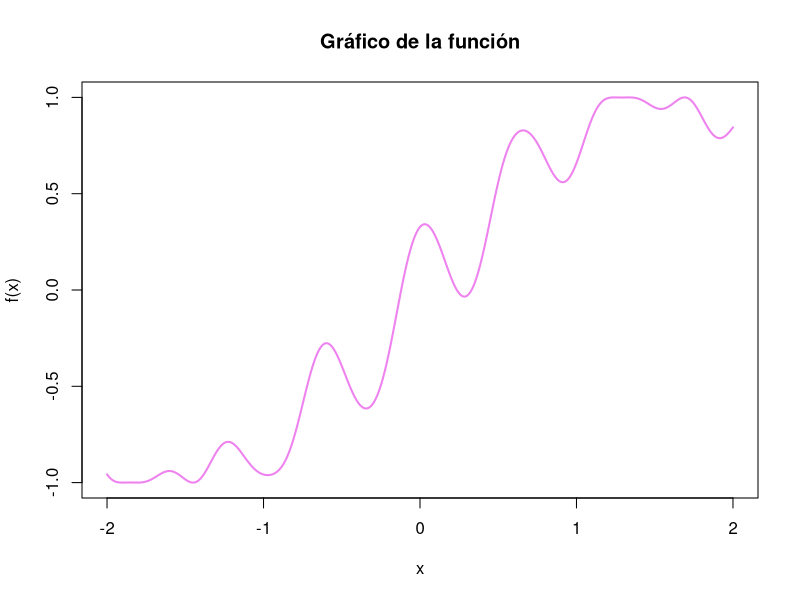
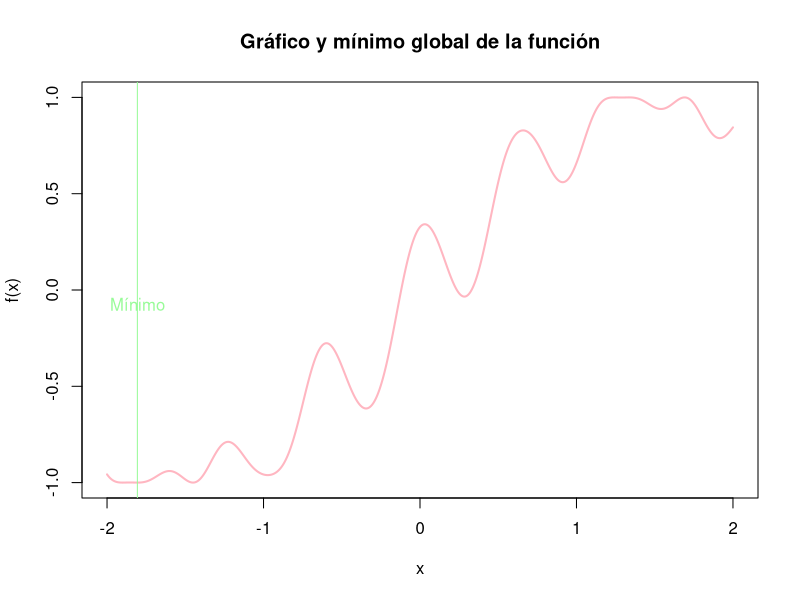
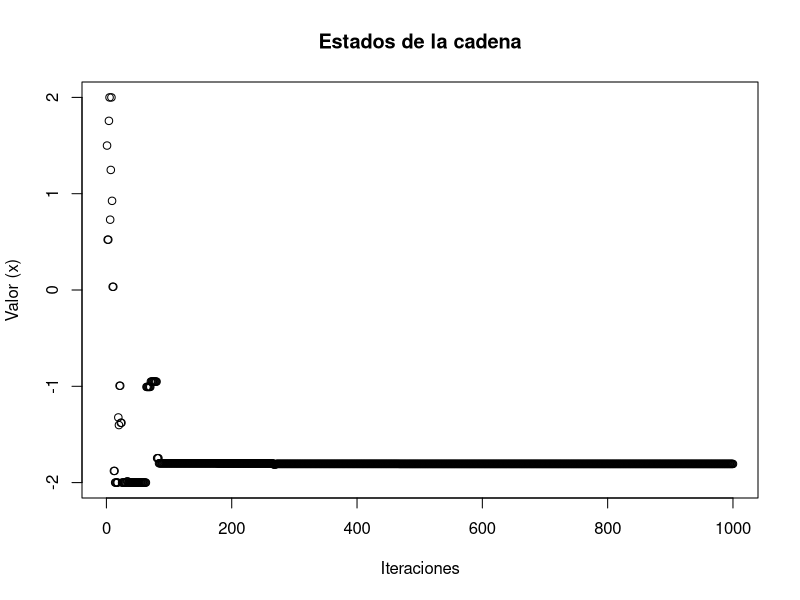
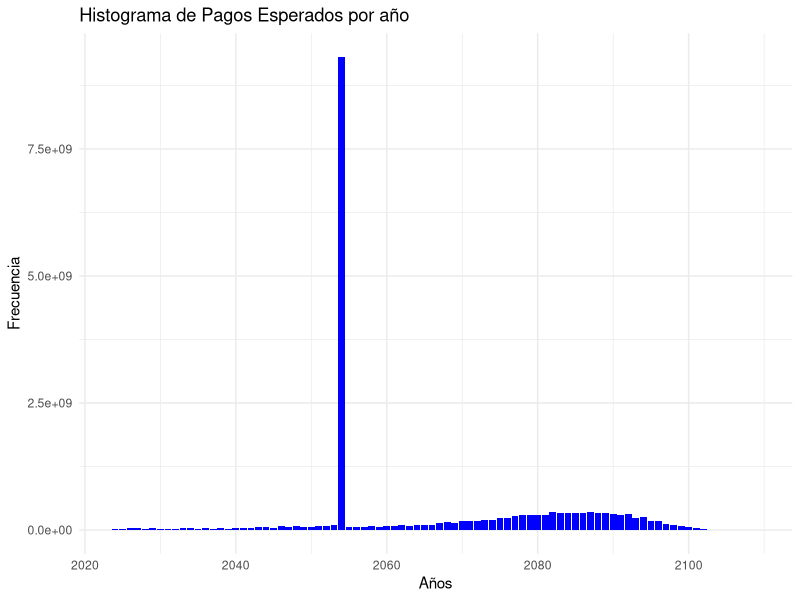
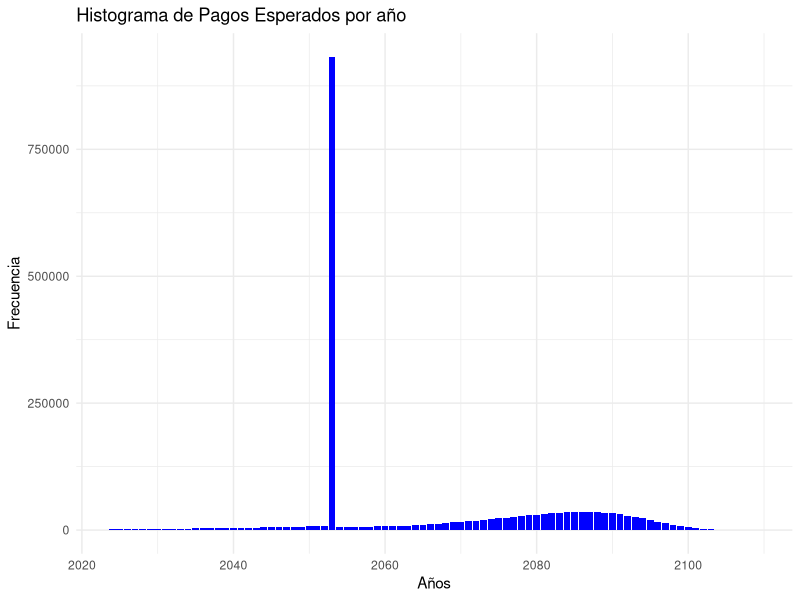
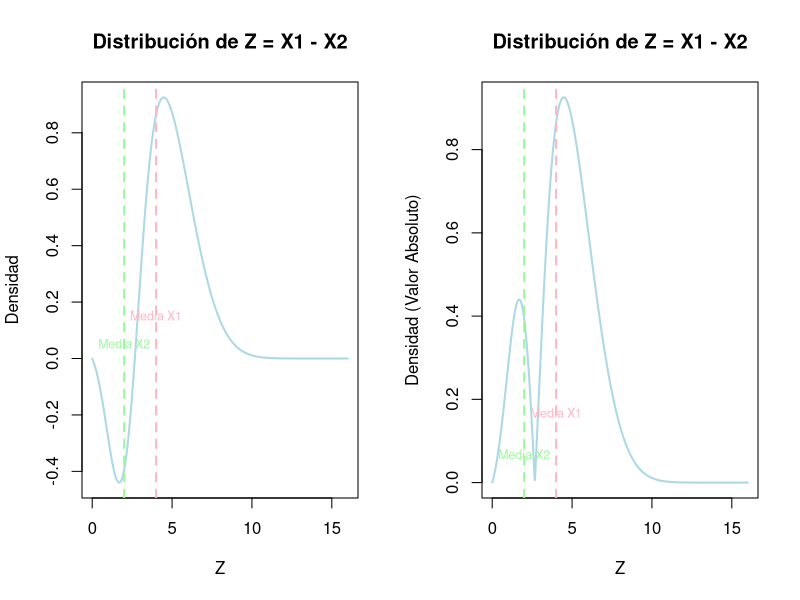
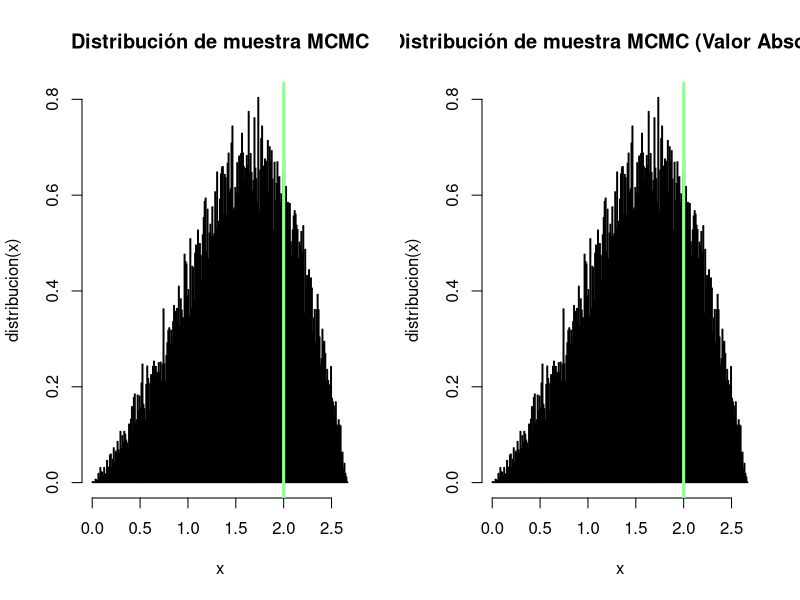
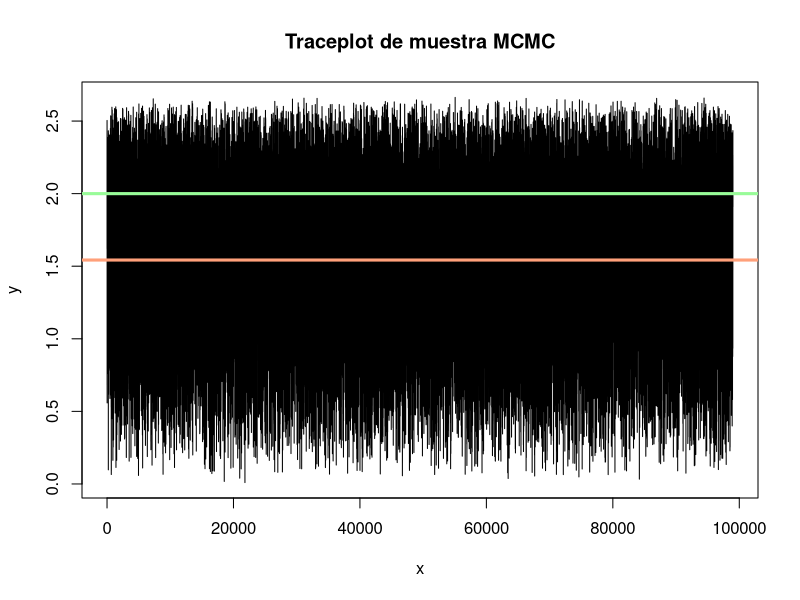

These figures' R source, in order:
## ---- chunk 1
knitr::opts_chunk$set(echo = TRUE)
## ---- chunk 2
library(tidyverse)
library(readxl)
## ---- chunk 3

#--Estimación de función de distribución mediante integración por Montecarlo--

set.seed(2901)
n <- 10^4 #tamaño de la muestra

X <- rnorm(n, 0.5, sqrt(0.5))

f <- dnorm(X, 0.5, sqrt(0.5))

valor_estimado_1 <- mean(f)

valor_real <- pnorm(-5, 0.5, sqrt(0.5))

comparacion <- data.frame("Estimación" = valor_estimado_1, "Valor real" = valor_real)

print(comparacion)
## ---- chunk 4

#--Estimación de función de distribución mediante Muestreo por Importancia--

A <- rexp(n)+6 #datos aleatorios mayores a 6 con distribución exponencial

w <- dnorm(A, 0.5, sqrt(0.5)) / dexp(A-6)

valor_estimado <- mean(w)

resumen <- data.frame("Estimación" = valor_estimado, "Valor real" = valor_real)

print(resumen)
## ---- chunk 5
error_absoluto <- abs(valor_estimado-valor_real)
## ---- chunk 6
fx <- function(x){sin(x + (cos(10*x)/3))} 
curve(fx,col="violet",lwd=2,from=-2,to = 2,n=1000,ylab="f(x)")
title("Gráfico de la función")
## ---- chunk 7
recalentamiento_simulado <- function(f,alpha=0.5,s0=0,niter,mini=-Inf,maxi=Inf){ 
  s_n <- s0 
  estados <- rep(0,niter) 
  iter_count <- 0 
  
  for(k in 1:niter){ 
    estados[k]<-s_n 
    T <- (1-alpha)^k
    s_new <- rnorm(1,s_n,1)
    
    if(s_new<mini){
      s_new <- mini
    } 
    
    if(s_new>maxi){
      s_new <- maxi
    } 
    
    dif <- f(s_new)-f(s_n)
    
    if(dif< 0){ 
      s_n <- s_new 
    } else { 
        random <- runif(1,0,1) 
        
        if(random <exp(-dif/T)){ 
          s_n <- s_new 
        } 
        
    } 
    
    iter_count <- iter_count +1
    
  }
  
  return(list(r=s_n,e=estados)) 
}

Resultado <- recalentamiento_simulado(fx,0.1,1.5,1000,-2,2) 
Resultado$r
## ---- chunk 8
curve(fx,col="#FFB6C1",lwd=2,from=-2,to = 2,n=1000,ylab="f(x)")
title("Gráfico y mínimo global de la función")
abline(v=Resultado$r,col="#98FB98")
text(Resultado$r, 0, "Mínimo", pos = 1, col = "#98FB98")
## ---- chunk 9
plot(Resultado$e, xlab = "Iteraciones", ylab = "Valor (x)", 
     main = "Estados de la cadena")
## ---- chunk 10
#Se carga la base de datos
tabla_vida <- read_excel("tavid2000-2150.xls",
                         col_types = "numeric")

#Se filtra la base de datos para obtener los datos de un hombre nacido en 1994 
#con edades mayor o igual a 30

datos <- subset(tabla_vida, sex == 1 & ynac == 1994 & edad >=30, select = c(edad,qx, year))

## ---- chunk 11
#Se obtienen las probabilidades de sobrevivencia

px <- 1- datos$qx

#Se añaden las probabilidades de sobrevivencia a la base datos
datos$px <- px
## ---- chunk 12

suma_asegurada_1 <- 10^6
suma_asegurada_2 <- 2*10^6

#--------------------MCMC---------------------------------|   

#Se simulan diversas trayectorias de vida de la persona
set.seed(2901)
iteraciones=10^4
n=length(px)
pago <- rep(0, 86)

for (i in 1:iteraciones) {
  U <- runif(n)  # Se toman como probabilidades de muerte
  t <- 1
  cont <- 1
  
  #Determinación del año de fallecimiento
  while (t == 1) {
    if (U[cont] < px[cont]) {
      cont <- cont + 1
    } else {
      t <- 0
    }
  }
  año_fallecimiento <- cont - 1
  
  #Asignar los pagos correspondientes al año de fallecimiento
  if (año_fallecimiento < 30) {
    pago[año_fallecimiento + 1] <- pago[año_fallecimiento + 1] + suma_asegurada_2 
  } else if (año_fallecimiento ==30) {
    pago[31] <- pago[31]+ suma_asegurada_1
  }else {
    pago[31] <- pago[31] + suma_asegurada_1 
    pago[año_fallecimiento + 1] <- pago[año_fallecimiento + 1] + suma_asegurada_1
  }
}

resultado <- data.frame("Años pago"= datos$year, "Pago" = pago)

## ---- chunk 13
ggplot(data = resultado, aes(x = Años.pago, y = Pago)) +  
  geom_bar(stat = "identity", fill = "blue") +  
  labs(title = "Histograma de Pagos Esperados por año", x = "Años", y = "Frecuencia")+
  theme_minimal()
## ---- chunk 14
#----- Método determinista-----------------------------------------------------|

qx<- datos$qx

#Se crea una función que obtiene n_p_30 (probabilidad de sobrevivencia acumulada)
n_p_30 <- c(0)

n_p_30_function <- function(px) {

  for (i in 1:length(px)) {
    resultado <-1
    for(j in 1: i){
      resultado <- resultado*px[j]
    }
    
    n_p_30[i] <- resultado
  }
  
  return(n_p_30)
}

n_p_30 <- n_p_30_function(px)

datos$n_p_30 <- n_p_30 


#se calculan los pagos esperados para cada año
pago_esperado <- c(0)
pago_esperado[1] <- suma_asegurada_2*qx[1]

#caso fallecimiento antes de los 60 años
for (i in 2: 29 ) {
    pago_esperado[i] <- suma_asegurada_2*n_p_30[i-1]*qx[i]
}

#caso sobrevive a los 60 años

pago_esperado[30] <-suma_asegurada_1*n_p_30[30]

#caso fallecimiento después de los 60 años

for (i in 1: (length(px)-30)) {
  pago_esperado[30+i] <- suma_asegurada_1*n_p_30[30+i-1]*qx[30+i]
}

resultado_determinista <- data.frame("Años pago"= datos$year, "Pago" = pago_esperado)
 
ggplot(data = resultado_determinista, aes(x = Años.pago, y = Pago)) +  
  geom_bar(stat = "identity", fill = "blue") +  
  labs(title = "Histograma de Pagos Esperados por año", x = "Años", y = "Frecuencia")+
  theme_minimal()

## ---- chunk 15
fnormal <- function(x,mu1,mu2,sigma1, sigma2) { 
  fx <- exp(-((x-mu1)^2/(2*(sigma1)))) - exp(-((x-mu2)^2/(2*(sigma2)))) 
  return(fx) 
}

mu1 <- 4
mu2 <- 2
sigma1 <- 4
sigma2 <- 1

fZ <- function(x){return(fnormal(x,mu1,mu2,sigma1,sigma2))}
## ---- chunk 16
# Valores para el rango de la gráfica
x_values <- seq(0, 16, length.out = 1000)

par(mfrow = c(1, 2))

# Gráfico de la distribución de Z y las medias de X1 y X2
plot(x_values, fZ(x_values), type = "l", col = "#ADD8E6", lwd = 2, 
     xlab = "Z", ylab = "Densidad", main = "Distribución de Z = X1 - X2")

# Líneas verticales para las medias de X1 y X2
abline(v = c(mu1, mu2), col = c("#FFB6C1", "#98FB98"), lty = c(2, 2), lwd = 2)

# Etiquetas para las medias
text(mu1, 0.20, "Media X1", pos = 1, col = "#FFB6C1", cex = 0.75)
text(mu2, 0.10, "Media X2", pos = 1, col = "#98FB98", cex = 0.75)

# Gráfico de la distribución en valor absoluto de Z y las medias de X1 y X2
plot(x_values, abs(fZ(x_values)), type = "l", col = "#ADD8E6", lwd = 2, xlab = "Z", 
     ylab = "Densidad (Valor Absoluto)", main = "Distribución de Z = X1 - X2")

abline(v = c(mu1, mu2), col = c("#FFB6C1", "#98FB98"), lty = c(2, 2), lwd = 2)

text(mu1, 0.20, "Media X1", pos = 1, col = "#FFB6C1", cex = 0.75)
text(mu2, 0.10, "Media X2", pos = 1, col = "#98FB98", cex = 0.75)
## ---- chunk 17
fpK <- function(x,y){ 
  pK <- dcauchy(y,location = x) #x es elcentro del pico de la distribución. 
  return(pK) 
} 

N <- 10^5 #Número de Iteraciones 
L <- 1000 #periodo quemado (burnin) 
MCMC <- matrix(data=0,nrow=N,ncol=12) 
colnames(MCMC) <- c("x","y","PIx","PIy","Kxy","Kyx","Rxy","Ryx","Mxy","Myx","Fxy",
                  "Salto") 
#1.Iniciar con un valor arbitrario de x del dominio de distribución 
x <- runif(1,-50,50)
for(i in 1:N){ 
  #2.Generamos la propuesta con una distribucion arbitraria 
  y <- rcauchy(1,location=x) #Valor aleatorio según X 
  
  #3.Tasa de Aceptación 
  PIx <- fZ(x) 
  PIy <- fZ(y) 
  Kxy <- fpK(x,y) 
  Kyx <- fpK(y,x) 
  Rxy <- (PIy*Kyx) / (PIx*Kxy) 
  Ryx <- (PIx*Kxy) / (PIy*Kyx) 
  
  #Matriz estocástica de los estados de la distribución estacionaria 
  if(x!=y){ 
    Mxy <- Kxy*min(1,Rxy) 
    Myx <- Kyx*min(1,Ryx) 
  } else {
    Mxy <- -1 
    Myx <- -1 
  } 
  
  #4.Criterio de Aceptacion o Rechazo 
  #Probabilidad de aceptación, runif(1) 
  Fxy <- runif(1) 
  MCMC[i,] <- c(x,y,PIx,PIy,Kxy,Kyx,Rxy,Ryx,Mxy,Myx,Fxy,0) 
  
  if(Fxy < Rxy) { 
    x <- y 
    lsalto <- 1 
  } else {
    lsalto <- 0 
  }
  
  MCMC[i,12]  <- lsalto
  
} 

mcmc <- MCMC[(L+1):N,"x"]
## ---- chunk 18
hist(mcmc, freq=FALSE, main="Distribución de muestra MCMC", xlab="x", 
     ylab="distribucion(x)", breaks=200) 
abline(v=mu1,col="#FFB6C1",lwd=3) 
abline(v=mu2,col="#98FB98",lwd=3)
## ---- chunk 19
hist(abs(mcmc), freq = FALSE, 
     main = "Distribución de muestra MCMC (Valor Absoluto)", 
     xlab = "x", ylab = "distribucion(x)", breaks = 200)
abline(v=mu1,col="#FFB6C1",lwd=3) 
abline(v=mu2,col="#98FB98",lwd=3)
## ---- chunk 20
media <- mean(mcmc)
media
## ---- chunk 21
options(scipen = 999)
par(mfrow = c(1, 1))

plot(mcmc,type="l",xlab="x",ylab ="y",main="Traceplot de muestra MCMC")
abline(h=mu1,col="#FFB6C1",lwd=3) 
abline(h=mu2,col="#98FB98",lwd=3) 
abline(h=media,col="#FFA07A",lwd=3)
## ---- chunk 22
acf(mcmc,main="Autocorrelación de muestra MCMC")
## ---- chunk 23
m <- N-L 
acumulado <- cumsum(mcmc)/(1:m) 
plot(1:m,acumulado,col="#ADD8E6",type="l",ylab="promedio",xlab="Iteraciones", 
     main="Convergencia de la media de la muestra MCMC")
## ---- chunk 24
cat("Tasa de aceptación:", mean(MCMC[,"Salto"]),"\n")
